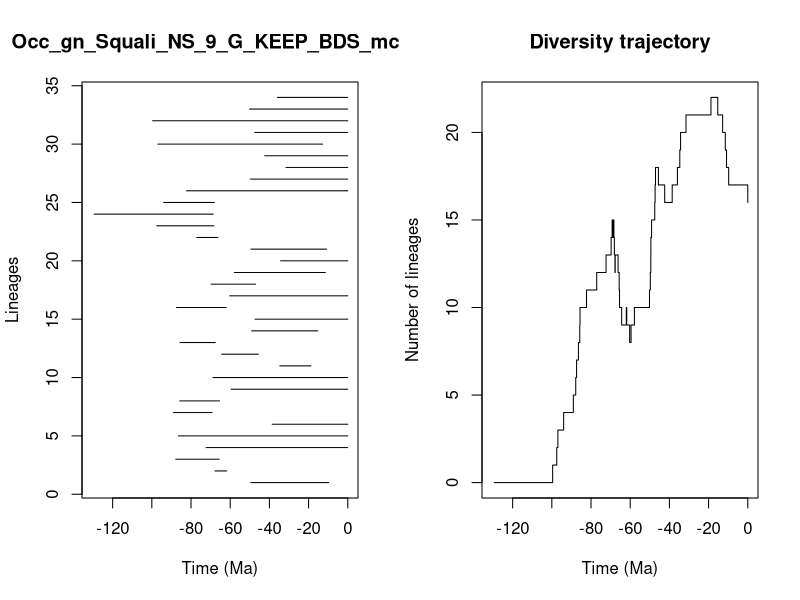

Recreate this plot in R.


pdf(file='../Results/Genus_NS/5_MA_bins_EP_FT/pyrate_mcmc_logs/Occ_gn_Squali_NS_9_G_KEEP_BDS_mcmc_LTT.pdf',width=0.6*20, height=0.6*10)
title = "Occ_gn_Squali_NS_9_G_KEEP_BDS_mcmc"
ts=c(49.485363600150556, 67.78372800993108,87.79872745062293,72.33714206668496,86.42485944717275,38.5752416419862,89.03597897638,85.74515843704106,59.56337535917621,68.80662658583358,34.693102816188045,64.36178310012359,85.61403579985306,49.093425174712884,47.29018278764557,87.3692933017651,60.27356393576995,69.7441424107038,57.86193118019101,34.29989069815809,49.44679860111807,77.09810032118787,97.49299299175497,129.41975926182397,93.96792466693128,82.29379844176444,49.744990868742875,31.52770282448202,42.400175893634284,96.91806138502126,47.47340269820972,99.57743748522837,50.15546214640049,35.91708658771499)
te=c(9.754004756483258, 61.77349067393784,65.62962907854683,0.0,0.0,0.0,69.23058674808735,65.46015262103089,0.0,0.0,18.785833867514548,45.60017727850513,67.65826455686333,15.317366534447899,0.0,61.99469464446485,0.0,47.085964296817124,11.471261839098215,0.0,10.846957104074386,66.196124690144,68.31868523803287,68.64353181842112,68.09293286311345,0.0,0.0,0.0,0.0,12.831937375873128,0.0,0.0,0.0,0.0)
div_traj=c(0, 1,2,3,4,5,6,7,8,9,10,11,12,13,14,15,14,15,14,13,12,13,12,11,10,9,10,9,8,9,10,11,12,13,14,15,16,17,18,17,16,17,18,19,20,21,22,21,20,19,18,17,16)
time_events=c(129.41975926182397, 99.57743748522837,97.49299299175497,96.91806138502126,93.96792466693128,89.03597897638,87.79872745062293,87.3692933017651,86.42485944717275,85.74515843704106,85.61403579985306,82.29379844176444,77.09810032118787,72.33714206668496,69.7441424107038,69.23058674808735,68.80662658583358,68.64353181842112,68.31868523803287,68.09293286311345,67.78372800993108,67.65826455686333,66.196124690144,65.62962907854683,65.46015262103089,64.36178310012359,61.99469464446485,61.77349067393784,60.27356393576995,59.56337535917621,57.86193118019101,50.15546214640049,49.744990868742875,49.485363600150556,49.44679860111807,49.093425174712884,47.47340269820972,47.29018278764557,47.085964296817124,45.60017727850513,42.400175893634284,38.5752416419862,35.91708658771499,34.693102816188045,34.29989069815809,31.52770282448202,18.785833867514548,15.317366534447899,12.831937375873128,11.471261839098215,10.846957104074386,9.754004756483258,0.0)
                par(mfrow=c(1,2))
                L = length(ts)
                plot(ts, 1:L , xlim=c(-max(ts)-1,0), pch=20, type="n", main=title,xlab="Time (Ma)",ylab="Lineages")
                for (i in 1:L){segments(x0=-te[i],y0=i,x1=-ts[i],y1=i)}    
                t = -time_events
                plot(div_traj ~ t,type="s", main = "Diversity trajectory",xlab="Time (Ma)",ylab="Number of lineages",xlim=c(-max(ts)-1,0))
                abline(v=c(65,200,251,367,445),lty=2,col="gray")
                
